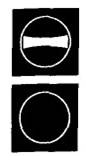
#> input picture scheme001.jpg, 87 x 156 px
$ jupyter execute wykrywanie_orientation.ipynb
#> lines starting #> are read from the running program, lines starting #| are printed output that depends on the picture; after the words box and inside, x2 and y2 are one past the last pixel; in counts of white or black regions, pixels touching at a corner belong together
[cell 1]
import cv2
import numpy as np
import matplotlib.pyplot as plt

def is_horizontal_or_vertical(contour):
    """Function to check if the contour is horizontal or vertical."""
    x, y, w, h = cv2.boundingRect(contour)
    aspect_ratio = w / float(h)
    if aspect_ratio > 1.5:
        return "Poziomy"
    elif aspect_ratio < 0.67:
        return "Pionowy"
    else:
        return "Nieznany"


image_path = 'scheme001.jpg'
image = cv2.imread(image_path)
#> image is the input picture: shape (156, 87, 3); min 0, max 255, mean 103.7


if image is None:
    raise FileNotFoundError(f"Image not found at the path: {image_path}")

gray = cv2.cvtColor(image, cv2.COLOR_BGR2GRAY)


filtered = cv2.medianBlur(gray, 5)
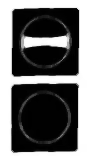
#> filtered: shape (156, 87); min 0, max 255, mean 98.3

circles = cv2.HoughCircles(filtered, cv2.HOUGH_GRADIENT, dp=1.2, minDist=50, param1=50, param2=30, minRadius=20, maxRadius=100)
#> circles = [[43.8, 118.2, 25.52], [46.2, 41.4, 25.28]]

if circles is not None:
    circles = np.uint16(np.around(circles))
#> circles = [[44, 118, 26], [46, 41, 25]]
    for i in circles[0, :]:
        # Draw the circle
        cv2.circle(image, (i[0], i[1]), i[2], (0, 255, 0), 2)

        # Mask the region inside the circle
        mask = np.zeros_like(gray)
        cv2.circle(mask, (i[0], i[1]), i[2], 255, thickness=-1)

        # Find contours within the circle mask
        masked_image = cv2.bitwise_and(gray, gray, mask=mask)
        _, binary = cv2.threshold(masked_image, 127, 255, cv2.THRESH_BINARY)
        contours, _ = cv2.findContours(binary, cv2.RETR_TREE, cv2.CHAIN_APPROX_SIMPLE)

        # Find the largest contour inside the circle
        if contours:
            largest_contour = max(contours, key=cv2.contourArea)
            x, y, w, h = cv2.boundingRect(largest_contour)
            if w * h > 100:  # Ensure the contour is significant
                # Draw the bounding rectangle around the largest contour
                cv2.rectangle(image, (x, y), (x + w, y + h), (0, 0, 255), 2)

                # Determine the orientation
                orientation = is_horizontal_or_vertical(largest_contour)
                cv2.putText(image, orientation, (x, y - 10), cv2.FONT_HERSHEY_SIMPLEX, 0.6, (0, 255, 0), 1)
            else:
                cv2.putText(image, "Brak ksztaltu", (i[0] - 40, i[1] - i[2] - 10), cv2.FONT_HERSHEY_SIMPLEX, 0.6, (0, 0, 255), 1)
        else:
            cv2.putText(image, "Brak ksztaltu", (i[0] - 40, i[1] - i[2] - 10), cv2.FONT_HERSHEY_SIMPLEX, 0.6, (0, 0, 255), 1)
#> this loop made 2 passes
#> (i, aspect_ratio in is_horizontal_or_vertical, orientation) on passes 1 to 2: ([44, 118, 26], 1, 'Nieznany'), ([46, 41, 25], 0.98, 'Nieznany')
#> pass 1, `masked_image = cv2.bitwise_and(gray, gray, mask=mask)`:
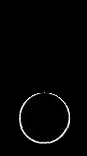
#> masked_image: shape (156, 87); min 0, max 255, mean 4.2
#> pass 1, `_, binary = cv2.threshold(masked_image, 127, 255, cv2.THRESH_BINARY)`:
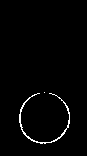
#> binary: shape (156, 87); 1.7% white in thin lines or dots, all inside (x1, y1, x2, y2) = (19, 92, 70, 144)
#> pass 2, `masked_image = cv2.bitwise_and(gray, gray, mask=mask)`:
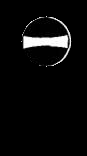
#> masked_image: shape (156, 87); min 0, max 255, mean 10.5
#> pass 2, `_, binary = cv2.threshold(masked_image, 127, 255, cv2.THRESH_BINARY)`:
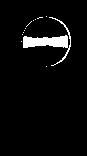
#> binary: shape (156, 87); 4.1% white; 12 white regions (11 under 20 px), largest, box (x1, y1, x2, y2) and area: (23, 17, 71, 66) 542
#> after the loop:
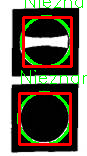
#> image: shape (156, 87, 3); 14.69% of pixels changed, all inside (x1, y1, x2, y2) = (17, 0, 87, 146)
#> after the loop:
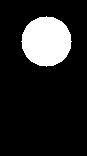
#> mask: shape (156, 87); 14.4% white; 1 white region, box (x1, y1, x2, y2) and area: (21, 16, 72, 67) 1961

# Display the final image
plt.figure(figsize=(10, 10))
plt.title('Okręgi i wewnętrzne kontury z określeniem orientacji')
plt.imshow(cv2.cvtColor(image, cv2.COLOR_BGR2RGB))
plt.axis('off')
plt.show()

$ run again, with scheme002.jpg copied over scheme001.jpg
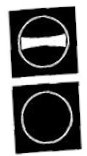
#> input picture scheme002.jpg, 87 x 156 px
#> image is the input picture: shape (156, 87, 3); min 0, max 255, mean 106.6
#> `circles = cv2.HoughCircles(filtered, cv2.HOUGH_GRADIENT, dp=1.2, minDi..`: circles = [[46.2, 115.8, 25.4], [42.6, 39, 24.92]]
#> `circles = np.uint16(np.around(circles))`: circles = [[46, 116, 25], [43, 39, 25]]
#> the loop `for i in circles[0, :]:` made 2 passes
#> (i, aspect_ratio in is_horizontal_or_vertical, orientation) on passes 1 to 2: ([46, 116, 25], 1.35, 'Nieznany'), ([43, 39, 25], 1.43, 'Nieznany')
#> pass 1, `_, binary = cv2.threshold(masked_image, 127, 255, cv2.THRESH_BINARY)`:
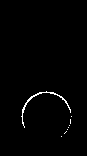
#> binary: shape (156, 87); 1.1% white in thin lines or dots, all inside (x1, y1, x2, y2) = (21, 91, 72, 137)
#> after the loop `for i in circles[0, :]:`:
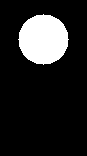
#> mask: shape (156, 87); 14.4% white; 1 white region, box (x1, y1, x2, y2) and area: (18, 14, 69, 65) 1961

$ run again, with scheme003.jpg copied over scheme001.jpg
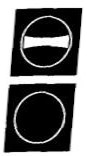
#> input picture scheme003.jpg, 87 x 156 px
#> image is the input picture: shape (156, 87, 3); min 0, max 255, mean 105.2
#> `circles = cv2.HoughCircles(filtered, cv2.HOUGH_GRADIENT, dp=1.2, minDi..`: circles = [[43.8, 41.4, 23.6], [40.2, 115.8, 25.76]]
#> `circles = np.uint16(np.around(circles))`: circles = [[44, 41, 24], [40, 116, 26]]
#> the loop `for i in circles[0, :]:` made 2 passes
#> (i, aspect_ratio in is_horizontal_or_vertical, orientation) on passes 1 to 2: ([44, 41, 24], 1.6, 'Poziomy'), ([40, 116, 26], 1.02, 'Nieznany')
#> pass 1, `_, binary = cv2.threshold(masked_image, 127, 255, cv2.THRESH_BINARY)`:
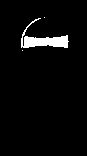
#> binary: shape (156, 87); 3.6% white; 3 white regions (2 under 20 px), largest, box (x1, y1, x2, y2) and area: (21, 18, 69, 48) 492
#> after the loop `for i in circles[0, :]:`:
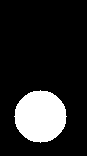
#> mask: shape (156, 87); 15.6% white; 1 white region, box (x1, y1, x2, y2) and area: (14, 90, 67, 143) 2121
